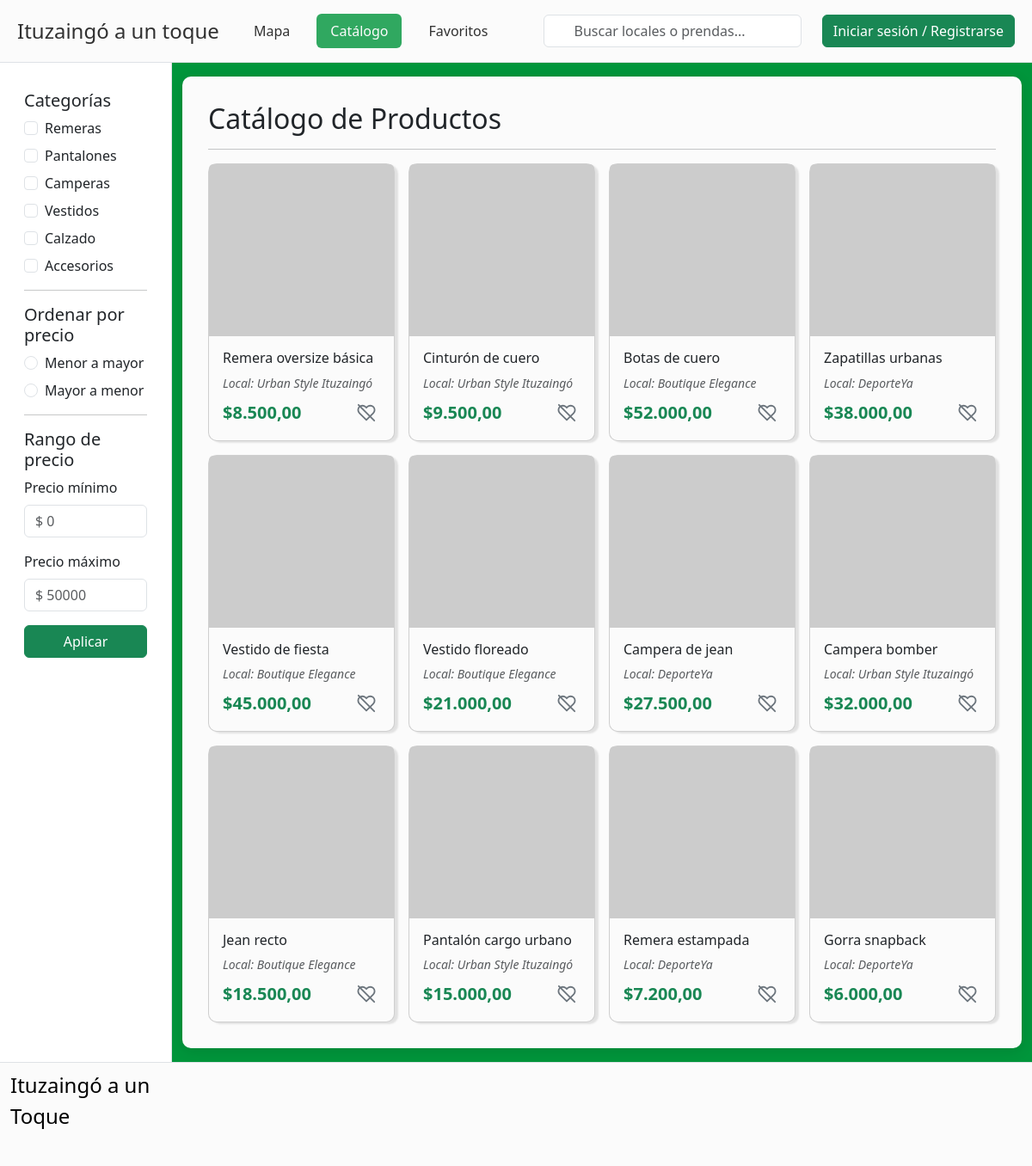
The page / on the database its author committed.
### tables this page shows
CREATE TABLE `productos` (
  `id` int(11) NOT NULL,
  `local_id` int(11) NOT NULL,
  `nombre_producto` varchar(100) NOT NULL,
  `descripcion` text DEFAULT NULL,
  `talle` varchar(50) DEFAULT NULL,
  `precio` decimal(10,2) NOT NULL,
  `categoria_id` int(11) DEFAULT NULL,
  `creado_en` timestamp NOT NULL DEFAULT current_timestamp()
);

CREATE TABLE `locales` (
  `id` int(11) NOT NULL,
  `usuario_id` int(11) NOT NULL,
  `nombre_local` varchar(100) NOT NULL,
  `direccion` varchar(255) NOT NULL,
  `entre_calles` varchar(255) DEFAULT NULL,
  `descripcion` text DEFAULT NULL,
  `imagen_portada` varchar(255) DEFAULT NULL,
  `latitud` decimal(10,7) DEFAULT NULL,
  `longitud` decimal(10,7) DEFAULT NULL,
  `horario_texto` varchar(255) DEFAULT NULL,
  `categoria_id` int(11) DEFAULT NULL,
  `creado_en` timestamp NOT NULL DEFAULT current_timestamp(),
  `instagram` varchar(255) DEFAULT NULL,
  `whatsapp` varchar(20) DEFAULT NULL,
  `facebook` varchar(255) DEFAULT NULL,
  `tiktok` varchar(255) DEFAULT NULL
);

### catalogo.php (the view, shortened to what this page needs)
<?php
include 'conexion.php';
$favoritos_producto_ids = [];
$sql = "SELECT p.id, p.nombre_producto, p.precio, l.id AS local_id, l.nombre_local, c.nombre AS categoria_nombre,
               (SELECT ip.ruta FROM imagenes_producto ip
                WHERE ip.producto_id = p.id
                ORDER BY ip.orden ASC LIMIT 1) AS imagen_ruta
        FROM productos p
        INNER JOIN locales l ON p.local_id = l.id
        LEFT JOIN categorias_producto c ON p.categoria_id = c.id
        ORDER BY p.creado_en DESC";
$resultado = $conexion->query($sql);
?>
<div class="container-fluid">
    <div class="row">
        <div class="col-md-2 border-end bg-white">
    <aside class="sidebar-sticky" style="padding-top: 1rem;" id="panelFiltros">
        <?php include 'sidebar_prendas_locales.php'; ?>
    </aside>
</div>
        <div class="col-md-10 my-3">
            <div class="contenedor-catalogo">
                <h2>Catálogo de Productos</h2>
 <hr class="my-3">
                <div id="grillaProductos" class="row g-3">
                    <?php
                    if ($resultado && $resultado->num_rows > 0):
                        while ($producto = $resultado->fetch_assoc()):
                            $categoriaSlug = $producto['categoria_nombre'] ? strtolower($producto['categoria_nombre']) : '';
                            $esFavorito = in_array((int) $producto['id'], $favoritos_producto_ids, true);
                    ?>
                        <div class="col-6 col-lg-3 tarjeta-producto"
                             data-categoria="<?php echo htmlspecialchars($categoriaSlug); ?>"
                             data-precio="<?php echo $producto['precio']; ?>">
                            <div class="card h-100 position-relative">
                                <a href="index.php?pagina=prenda&id=<?php echo $producto['id']; ?>"
                                   class="enlace-interno text-decoration-none text-dark stretched-link">
                                    <img src="<?php echo htmlspecialchars($producto['imagen_ruta']); ?>"
                                         class="card-img-top" style="height:200px; object-fit:cover;"
                                         alt="<?php echo htmlspecialchars($producto['nombre_producto']); ?>">
                                    <div class="card-body text-center pb-0">
                                        <h3 class="h6 text-start" ><?php echo htmlspecialchars($producto['nombre_producto']); ?></h3>
                                    </div>
                                </a>
                                <div class="card-body pt-0">
                                    <a href="index.php?pagina=local&id=<?php echo $producto['local_id']; ?>"
                                       class="enlace-interno position-relative text-muted small fst-italic text-start d-block text-decoration-none"
                                       style="z-index: 2;">
                                        Local: <?php echo htmlspecialchars($producto['nombre_local']); ?>
                                    </a>
                                    <div class="d-flex justify-content-between align-items-center mt-2">
                                        <p class="fw-bold text-success mb-0 fs-5">
                                            $<?php echo number_format($producto['precio'], 2, ',', '.'); ?>
                                        </p>
                                        <button type="button"
                                                class="btn-favorito-inferior position-relative <?php echo $esFavorito ? 'activo' : ''; ?>"
                                                style="z-index: 2;"
                                                data-tipo="producto"
                                                data-id="<?php echo $producto['id']; ?>"
                                                aria-label="Marcar como favorito">
                                        </button>
                                    </div>
                                </div>
                            </div>
                        </div>
                    <?php
                        endwhile;
                    else:
                    ?>
                        <div class="col-12 text-center py-5">
                            <p class="fs-5 text-muted">Todavía no hay productos publicados. ¡Sé el primero en subir uno!</p>
                        </div>
                    <?php
                    endif;
                    ?>
                </div>
            </div>
        </div>
    </div>
</div>

### index.php (shortened to what this page needs)
<?php
$paginas_validas = [
    'catalogo'       => 'catalogo.php',
    'mapa'           => 'mapa.php',
    'favoritos'      => 'favoritos.php',
    'local'          => 'local.php',
    'prenda'         => 'prenda.php',
    'busqueda'       => 'busqueda.php',
    'subir-local'    => 'SubidaLocal.php',
    'subir-producto' => 'productos.php',
    'mis-productos'  => 'mis_productos.php',
];
$pagina  = $_GET['pagina'] ?? 'catalogo';
if ($pagina === 'mi-local') {
    if (isset($_SESSION['usuario_id']) && ($_SESSION['rol'] ?? null) === 'vendedor') {
        include 'conexion.php';
        $sql_mi_local = "SELECT id FROM locales WHERE usuario_id = ?";
        $stmt_mi_local = $conexion->prepare($sql_mi_local);
        $stmt_mi_local->bind_param("i", $_SESSION['usuario_id']);
        $stmt_mi_local->execute();
        $mi_local = $stmt_mi_local->get_result()->fetch_assoc();
        $stmt_mi_local->close();
        $conexion->close();
        if ($mi_local) {
            $_GET['id'] = $mi_local['id'];
            $archivo = 'local.php';
        } else {
            $archivo = 'SubidaLocal.php';
        }
    } else {
        $archivo = 'catalogo.php';
    }
} else {
    $archivo = $paginas_validas[$pagina] ?? 'catalogo.php';
}
?>
<!DOCTYPE html>
<html lang="es">
<head>
    <link rel="stylesheet" href="https://cdn.jsdelivr.net/npm/bootstrap-icons@1.11.3/font/bootstrap-icons.min.css">
    <link href="https://cdn.jsdelivr.net/npm/bootstrap@5.3.3/dist/css/bootstrap.min.css" rel="stylesheet">
    <link rel="stylesheet" href="https://cdn.jsdelivr.net/npm/ol@10.2.1/ol.css">
    <link rel="stylesheet" href="style.css">
</head>
<body>
    <?php include 'header.php'; ?>
    <div id="contenido">
        <?php include $archivo; ?>
    </div>
    <?php include 'footer.php'; ?>
</body>
</html>

### header.php (shortened to what this page needs)
<?php
$logueado = isset($_SESSION['usuario_id']);
$rol = $_SESSION['rol'] ?? null;
?>
<header class="d-flex flex-wrap justify-content-between align-items-center py-3 border-bottom Header">
    <a class="d-flex align-items-center mb-3 mb-md-0 link-body-emphasis text-decoration-none">
        <span class="fs-4" style="margin-left: 20px;">Ituzaingó a un toque</span>
    </a>
    <ul class="nav nav-pills">
        <li class="nav-item"><a href="index.php?pagina=mapa" class="nav-link">Mapa</a></li>
        <li class="nav-item"><a href="index.php?pagina=catalogo" class="nav-link" aria-current="page">Catálogo</a></li>
        <li class="nav-item"><a href="index.php?pagina=favoritos" class="nav-link">Favoritos</a></li>
    </ul>
    <form class="d-flex ms-md-4 buscador-wrapper col-md-3" role="search"
      action="index.php" method="GET" id="formBuscador">
    <input type="search" name="q" class="form-control buscador-input"
           placeholder="Buscar locales o prendas...">
    </form>
    <?php if ($logueado): ?>
        <div class="dropdown d-flex align-items-center" style="gap: 10px; margin-right: 20px;">
            <a href="#" class="d-flex align-items-center justify-content-center rounded-circle text-white avatar-circulo <?php echo $rol === 'vendedor' ? 'avatar-vendedor' : ''; ?>" style="width: 40px; height: 40px;" data-bs-toggle="dropdown">
                <i class="bi bi-person-circle"></i>
            </a>
            <ul class="dropdown-menu dropdown-menu-end">
                <?php if ($rol === 'vendedor'): ?>
                    <li><a class="dropdown-item enlace-interno" href="index.php?pagina=mi-local">Mi Local</a></li>
                    <li><a class="dropdown-item enlace-interno" href="index.php?pagina=mis-productos">Mis Productos</a></li>
                    <li><a class="dropdown-item enlace-interno" href="index.php?pagina=subir-producto">Subir Producto</a></li>
                    <li><hr class="dropdown-divider"></li>
                <?php endif; ?>
                <li><a class="dropdown-item" href="cerrar_sesion.php">Cerrar sesión</a></li>
            </ul>
        </div>
    <?php else: ?>
        <a href="iniciar.html" class="btn btn-success" style=" margin-right: 20px;">Iniciar sesión / Registrarse</a>
    <?php endif; ?>
</header>

### sidebar_prendas_locales.php
<div class="p-3">
    <h5>Categorías</h5>
    <div class="form-check mb-2">
        <input class="form-check-input filtro-categoria" type="checkbox" id="catRemeras" value="remeras">
        <label class="form-check-label" for="catRemeras">Remeras</label>
    </div>
    <div class="form-check mb-2">
        <input class="form-check-input filtro-categoria" type="checkbox" id="catPantalones" value="pantalones">
        <label class="form-check-label" for="catPantalones">Pantalones</label>
    </div>
    <div class="form-check mb-2">
        <input class="form-check-input filtro-categoria" type="checkbox" id="catCamperas" value="camperas">
        <label class="form-check-label" for="catCamperas">Camperas</label>
    </div>
    <div class="form-check mb-2">
        <input class="form-check-input filtro-categoria" type="checkbox" id="catVestidos" value="vestidos">
        <label class="form-check-label" for="catVestidos">Vestidos</label>
    </div>
    <div class="form-check mb-2">
        <input class="form-check-input filtro-categoria" type="checkbox" id="catCalzado" value="calzado">
        <label class="form-check-label" for="catCalzado">Calzado</label>
    </div>
    <div class="form-check mb-3">
        <input class="form-check-input filtro-categoria" type="checkbox" id="catAccesorios" value="accesorios">
        <label class="form-check-label" for="catAccesorios">Accesorios</label>
    </div>
    <hr class="my-3">
    <h5>Ordenar por precio</h5>
    <div class="form-check mb-2">
        <input class="form-check-input" type="radio" name="ordenPrecio" id="ordenAsc" value="asc">
        <label class="form-check-label" for="ordenAsc">Menor a mayor</label>
    </div>
    <div class="form-check mb-3">
        <input class="form-check-input" type="radio" name="ordenPrecio" id="ordenDesc" value="desc">
        <label class="form-check-label" for="ordenDesc">Mayor a menor</label>
    </div>
    <hr class="my-3">
    <h5>Rango de precio</h5>
    <div class="mb-3">
        <label for="precioMin" class="form-label">Precio mínimo</label>
        <input type="number" class="form-control" id="precioMin" min="0" placeholder="$ 0">
    </div>
    <div class="mb-3">
        <label for="precioMax" class="form-label">Precio máximo</label>
        <input type="number" class="form-control" id="precioMax" min="0" placeholder="$ 50000">
    </div>
    <button type="button" class="btn btn-success w-100" id="btnAplicarFiltros">Aplicar</button>
</div>

### footer.php
<div class="envoltorio-footer">
<footer class="row row-cols-1 row-cols-sm-2 row-cols-md-5 py-2   border-top Footer">
    <div class="col mb-3">
        <a class="d-flex align-items-center mb-3 link-body-emphasis text-decoration-none">
            <span class="fs-4">Ituzaingó a un Toque</span>
        </a>
    </div>

### style.css (style rules this page uses)
* { box-sizing: border-box; }
html, body { margin: 0; padding: 0; }
body { background:#00953c; display: flex; flex-direction: column; min-height: 100vh; }
#contenido { flex: 1; }
.Header { background: #fbfbfb; position: sticky; top: 0; z-index: 1020; }
.Header .nav-link { transition: color 0.2s ease, background-color 0.2s ease, transform 0.2s ease; }
.Header .buscador-input { padding: 6px 12px 6px 35px; margin-bottom: 0; width: 100%; max-width: 500px; }
.Header .nav-pills { gap: 15px; }
.Header .nav-link { color: #000000ce; }
.Header .nav-link.active { color: #fbfbfb; background: #00953cce; }
.Header span { color: #000000ce; }
.buscador-wrapper { position: relative; }
.Footer { background: #fbfbfb; }
.envoltorio-footer { min-width: 100%; margin: 0 auto; padding: 0 12px; }
.Footer .col { display: flex; flex-direction: column; }
:root { --alto-header: 73px; }
.sidebar-sticky { position: sticky; align-self: start; top: var(--alto-header); }
.card { display: flex; flex-direction: column; width: 100%; background: #fbfbfb; border-radius: 10px; box-shadow: 4px 2px 2px rgba(0, 0, 0, 0.100); }
.card img { width:100%; height:250px; object-fit:cover; }
.contenedor-catalogo { margin-top:0; width: 100%; background-color: #fbfbfb; padding: 30px; border-radius: 10px; box-shadow: 0 4px 15px rgba(0,0,0,0.1); }
.btn-favorito-inferior { background: transparent; border: none; width: 32px; height: 32px; display: flex; align-items: center; justify-content: center; cursor: pointer; color: #6c757d; transition: all 0.3s ease; padding: 0; }
.btn-favorito-inferior svg { width: 22px; height: 22px; }

### rows shown on the page
productos: nombre_producto "Remera oversize básica", local.nombre_local "Urban Style Ituzaingó", precio "8.500,00"
productos: nombre_producto "Cinturón de cuero", local.nombre_local "Urban Style Ituzaingó", precio "9.500,00"
productos: nombre_producto "Botas de cuero", local.nombre_local "Boutique Elegance", precio "52.000,00"
productos: nombre_producto "Zapatillas urbanas", local.nombre_local "DeporteYa", precio "38.000,00"
productos: nombre_producto "Vestido de fiesta", local.nombre_local "Boutique Elegance", precio "45.000,00"
productos: nombre_producto "Vestido floreado", local.nombre_local "Boutique Elegance", precio "21.000,00"
productos: nombre_producto "Campera de jean", local.nombre_local "DeporteYa", precio "27.500,00"
productos: nombre_producto "Campera bomber", local.nombre_local "Urban Style Ituzaingó", precio "32.000,00"
productos: nombre_producto "Jean recto", local.nombre_local "Boutique Elegance", precio "18.500,00"
productos: nombre_producto "Pantalón cargo urbano", local.nombre_local "Urban Style Ituzaingó", precio "15.000,00"
productos: nombre_producto "Remera estampada", local.nombre_local "DeporteYa", precio "7.200,00"
productos: nombre_producto "Gorra snapback", local.nombre_local "DeporteYa", precio "6.000,00"
